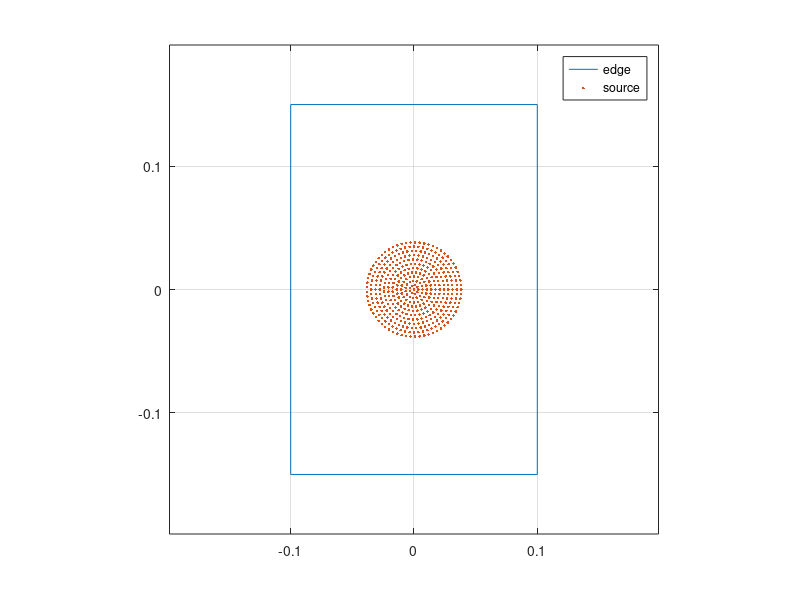
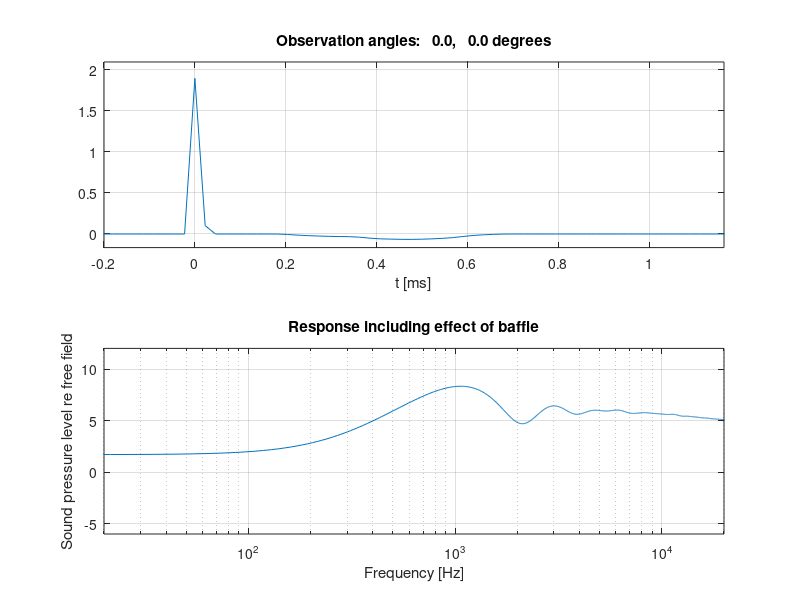
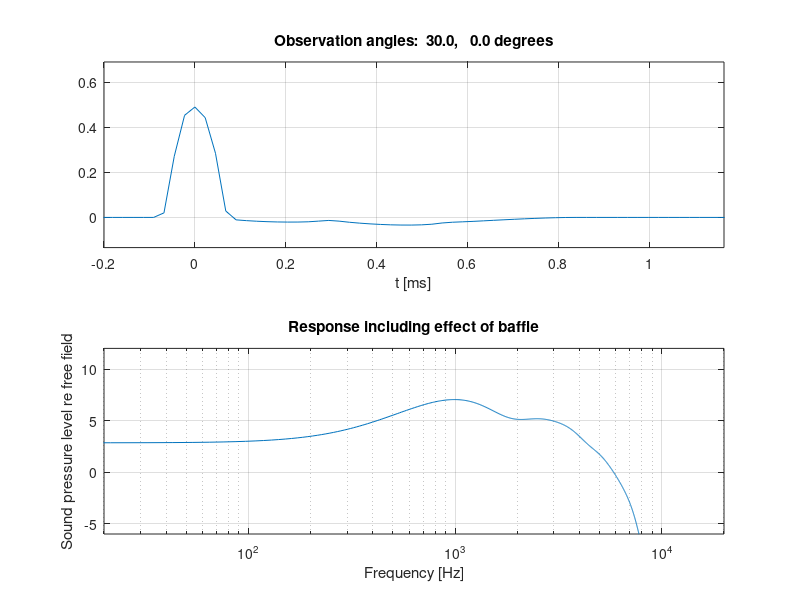

Reproduce these figures in MATLAB, in order.
function [t,imp_resp,f,Imp1]=diffrac(corners,r,angles,source_rad,fs);

% [t,imp_resp,f,Imp1]=diffrac(corners,r,angles,source_rad,fs)
%
% Diffraction calulation for loudspeaker front plate design.
% Calculation according to Terai T., Journal of Sound and Vibration, 1980, 69(1),
% 71-100. "On calculation of sound fields around three dimensional objects
% by integration". The paper assumes an infinitely thin baffle and ignores
% any contributions from a pressure on the back of the baffle
%
% The baffle is assumed placed in xy plane (z=0) and source is assumed to be
% centered in (0,0) in this plane. 
%
% Input parameters:
%
% corners      : matrix of corner positions:
%                1st column: x coordinate
%                2nd column: y coordinate
%                3rd column: z coordinate (if omitted, zero is assumed)
%                f.ex.   [ 1 1 0; 1 -1 0; -1 -1 0; -1 1 0; 1 1 0]
%                The function will fill the straight line between corners
%                based on fs. For curved boundary, use more corners; a
%                polygon is created that approximates the curve. More
%                sources provide better results (e.g. use >100).
% 
% r            : source-receiver distance. On axis mic position is (0,0,r)
%
% angles       : [azimuth elevation] horizontal and vertical off axis angle
%                 in degrees. Can contain more rows with more positions,
%                 all are calculated.
%
% source_rad   : piston source radius.
% 
% 
% fs           : sampling frequency in the calculation, edge element size
%                is adjusted accordingly. Default value 44100 Hz
%
% Output parameters:
%
% t            : time axis for the simulated impulse response
%
% imp_resp     : simulated impulse response
%
% f            : frequency axis for the simulated frequency response
%
% Imp1         : frequency response


%     Finn Agerkvist, 2017
%     VCH 2019, some improvements in the input/output
%     VCH 2024, some coding and help improvements

if nargin<5
    if nargin<4
        if nargin<3
            if nargin<2
                if nargin<1
                    lx=0.1; ly=0.15;
                    corners=[lx ly; lx -ly; -lx -ly; -lx ly; lx ly]
                end
                r=1
            end
            angles=[ 0 0 ; 30 0] % [horizontal and vertical]
        end
        source_rad=0.04 % 4 inch driver 
    end
    fs=44100

end


c=343;
dt=1/fs;
delta_e_max=c/fs/2;

%angles 
n_ang=size(angles,1);


%sources
[sources,strength]=pistonsource(source_rad,delta_e_max);


n_source=size(sources,1);
if size(sources,2)==2
  sources=[sources zeros(n_source,1)];
end
%s=[s zeros(n_source,1)]
maxSr=max(sqrt(sum(sources.^2,2)));  % maximum radius of source element
maxCr=max(sqrt(sum(corners.^2,2)));  % maximum radius of corner elements

%edge elements
n_edge=size(corners,1)-1;
if size(corners,2)==2
  corners=[corners zeros(n_edge+1,1)];
end

% Order corner sources clockwise and force that the last corner source is
% at the same place as the first (VCH 10-2019)
[dum,cornerI]=sort(angle([corners(:,1)+1i*corners(:,2)]),'descend');
corners=corners(cornerI,:);
if abs(corners(1,1)-corners(end,1))>maxCr*1e-6 | abs(corners(1,2)-corners(end,2))>maxCr*1e-6 | abs(corners(1,3)-corners(end,3))>maxCr*1e-6
    corners=[corners; corners(1,:)];
end


figure%(6)
plot(corners(:,1),corners(:,2),'-',sources(:,1),sources(:,2),'.');
axis([-1.1*maxCr 1.1*maxCr -1.1*maxCr 1.1*maxCr])
legend('edge','source')
axis equal
grid on


d_e=[];
nes=[];
E=[];
maxSr=dt*c*ceil(maxSr/(dt*c));  % time align for source center
dmin=r-maxSr-5*c*dt;  % add 5 samples for safety
dmax=r+maxSr+2*maxCr;

T=(dmax-dmin)/c;
Nmin=2^ceil(log(fs/20)/log(2));
N=2^ceil(log(T*fs)/log(2));
N=max(N,Nmin);
t=(dmin-r)/c+(0:dt:(N-1)*dt);
st=length(t);

for n=1:n_edge
   ne=ceil(norm(corners(n+1,:)-corners(n,:))/delta_e_max); % number of elements
   nes=[nes ; ne]; % number of elements pr edge
   de=(corners(n+1,:)-corners(n,:))/ne;   % vector of edge element vectors 
   d_e=[d_e; ones(ne,1)*de];
   en=ones(ne,1)*corners(n,:)+ (0.5:(ne-0.5))'*de;
   E=[E; en] ;  % edge element location vector
end

N_edge=sum(nes); 
impi=[];
ones_NE=ones(N_edge,1);



for n=1:n_ang
    imp=zeros(1,st);
    theta=pi*angles(n,1)/180;
    phi=pi*angles(n,2)/180;
    
    r_theta=r*[ cos(phi)*sin(theta) sin(phi)  cos(phi)*cos(theta)     ];
    
    for k=1:n_source
        
        dm=norm(sources(k,:)-r_theta);  %  sourcer reciver distance
        nt0=(dm-dmin)/c/dt;
        S=ones_NE*sources(k,:);
        R=ones(N_edge,1)*r_theta;
        l=R-E;
        m=E-S;
        lm=sqrt(sum(l'.^2)'.*sum(m'.^2)'); 
        nt=(sqrt(sum(l'.^2))'+sqrt(sum(m'.^2))'-dmin)/c/dt; %time corrected delay (source center)
        
        %Terai
        pdc=cross(l,m,2);
        pdot=dot(pdc,d_e,2);
        naevner=sqrt(sum(l'.^2).*sum(m'.^2))'+dot(l,m,2);
        pd=strength(k)*r/2/pi*(pdot./naevner)./lm;
        
        % direct sound
        if R(1,3)>=0
            k;
            j0=floor(nt0);
            xd=nt0-j0;
            imp(j0+1)=imp(j0+1)+(1-xd)*2*r/dm*strength(k);
            imp(j0+2)=imp(j0+2)+xd*2*r/dm*strength(k);
        end
                
%         ind_fl=floor(nt)
%         x=nt-ind_fl
%         imp(ind_fl+1)=imp(ind_fl+1)+(1-x).*pd;
%         imp(ind_fl+2)=imp(ind_fl+2)+x.*pd;
        for i=1:N_edge
            j=floor(nt(i));
            x=nt(i)-j;
            imp(j+1)=imp(j+1)+(1-x)*pd(i);
            imp(j+2)=imp(j+2)+x*pd(i);
        end
        
    end
    if k==0
        impi=imp';
    else
        impi=[impi imp'];
    end
end
imp_resp=impi;

st2=floor(st/2);
f=(1:st2)*fs/2/st2;

% figure(1)
for i=1:n_ang
   figure
   subplot(2,1,1)
   plot(t*1000,[imp_resp(:,i)])
   xlabel('t [ms]')
   minp=min(imp_resp(:,i));
   maxp=max(imp_resp(:,i));
   tmax=(dmax-r)/c*1000;
   axis([-0.2 tmax  minp-0.1 maxp+.2]);
   tstr=sprintf('Observation angles: %5.1f, %5.1f degrees, sum=%5.3f',angles(i,1),angles(i,2),sum(imp_resp(:,i)));
   tstr=sprintf('Observation angles: %5.1f, %5.1f degrees',angles(i,1),angles(i,2));
   title(tstr);
   grid on
   subplot(2,1,2)
   Imp=fft(imp_resp(:,i));
   Imp1(:,i)=20*log10(abs(Imp(1:st2)));
   semilogx(f,Imp1(:,i))
   %legend('On axis','30 degrees off axis')
   xlabel('Frequency [Hz]');
   ylabel('Sound pressure level re free field');
   title('Response including effect of baffle')
   axis([20 20000 -6 12])
%    if (n_ang>1) & (i<n_ang) 
%        s='press key for next plot'
%        pause
%    end
   grid on
end


function [ sources,strength ] = pistonsource(radius,dmax)
%  [ sources,strength ] = pistonsource(radius,dmax)
%   Calculates equivalent monopole sources for a circular piston
%   sources : monopole positions
%   strength: monopole strengh (sum=1)
%   radius  : piston radius
%   dmax    : max distance between monopole sources
% Finn Agerkvist, 2017

Nr=ceil(radius/dmax);

dr=radius/(Nr+0.5);

sources=[ 0 0 ];
strength=[(dr/radius)^2/4];
for n=1:Nr
    rc=n*dr;  % radius for center of ring
    na=ceil(2*pi*(n+0.5)*dr/dmax);
    na=max(na,4);%  number of angles
    dphi=2*pi/na;
    strth=((n+0.5)^2-(n-0.5)^2)/(Nr+0.5)^2/na;
    for a=1:na
        sources=[sources; rc*cos(a*dphi) rc*sin(a*dphi) ];
        strength=[strength; strth];
    end
end
